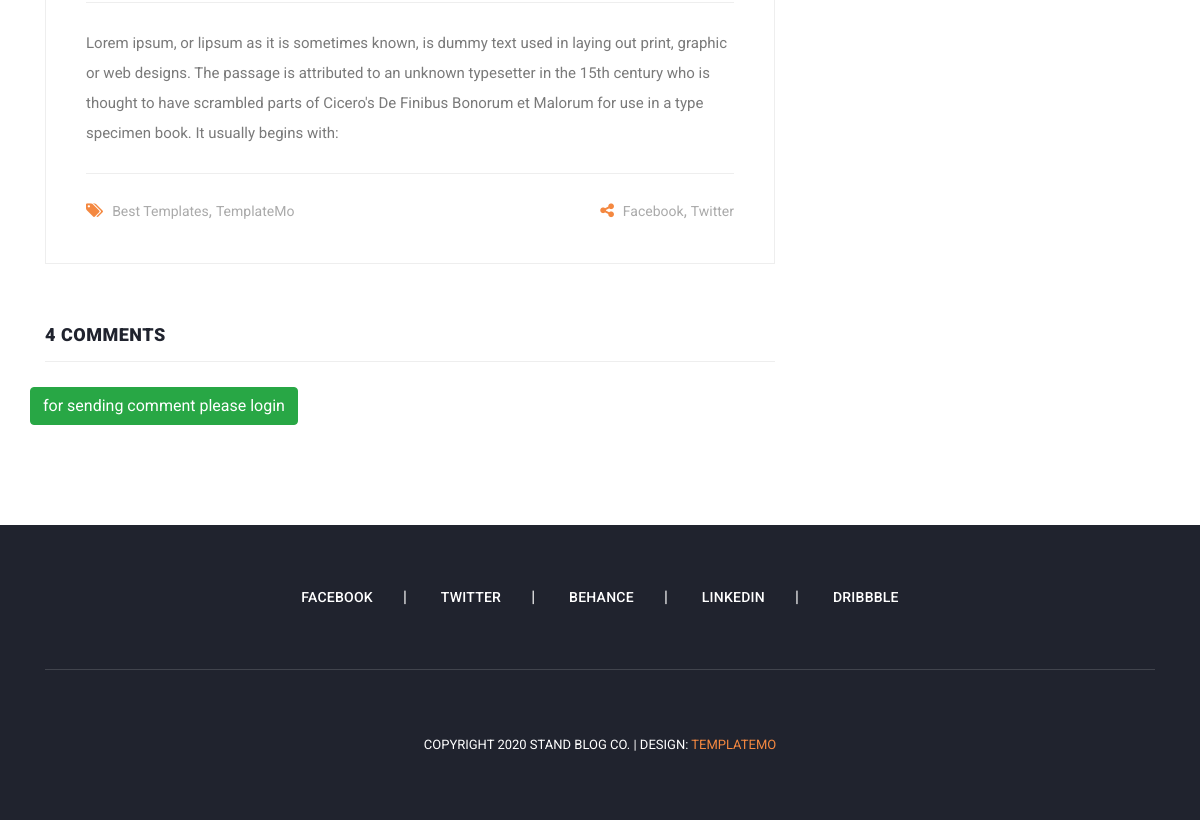
The app's page /articles/detail/programming (lower part), older data.
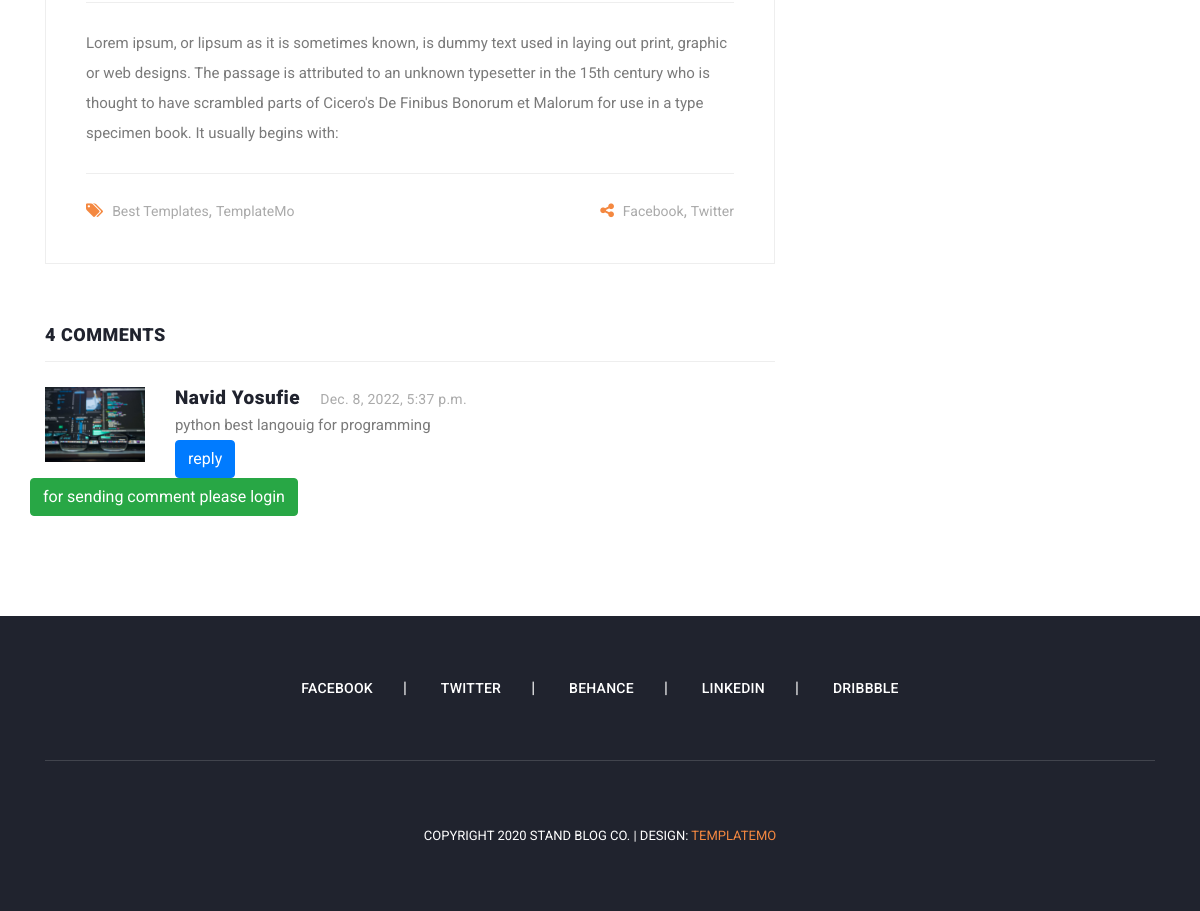
The same page, newer data.
### blog/models.py (models this page shows, shortened)
class Comment(models.Model):
    article = models.ForeignKey(Article, on_delete=models.CASCADE, related_name="comments")
    user = models.ForeignKey(User, on_delete=models.CASCADE, related_name="comments")
    parent = models.ForeignKey("self", on_delete=models.CASCADE, related_name='replies', blank=True, null=True)
    body = models.TextField()
    created = models.DateTimeField(auto_now_add=True, blank=True, null=True)

### account/models.py (models this page shows, shortened)
class Profile(models.Model):
    user = models.OneToOneField(User, on_delete=models.CASCADE)
    fathers_name = models.CharField(max_length=30)
    natinal_code = models.CharField(max_length=10)
    image = models.ImageField(upload_to="profile/image", blank=True, null=True)

### blog/views.py (the view)
# urls.py: path("detail/<slug:slug>", views.post_detail, name="article_detail"),
def post_detail(request, slug):
    article = get_object_or_404(Article, slug=slug)
    if request.method == 'POST':
        body = request.POST.get("body")
        parent_id = request.POST.get("parent_id")
        Comment.objects.create(body=body, article=article, user=request.user, parent_id=parent_id)
    return render(request, "blog/article_detail.html", {"article": article})

### blog/models.py (called while the page is built)
    def get_absolut_url(self):
        return reverse("blog:category_detail", kwargs={"slug": self.slug})

    def get_absolute_url(self):
        return reverse("blog:article_detail", kwargs={"slug": self.slug})

### context_processors/context_processors.py (called while the page is built)
def recent_articles(request):
    recent_articles = Article.objects.order_by("-created",)[:2]
    return {"recent_articles": recent_articles}

def cateqouries(request):
    cateqouries = Cateqory.objects.all()
    return {"cateqouries": cateqouries}

### blog/templates/blog/article_detail.html (shortened to what the changed rows need)
{% extends "base.html" %}
{% load static %}
{% block content %}
    <section class="blog-posts grid-system">
        <div class="container">
            <div class="row">
                <div class="col-lg-8">
                    <div class="all-blog-posts">
                        <div class="row">
                            <div class="col-lg-12">
                                <div class="sidebar-item comments">
                                    <div class="sidebar-heading">
                                        <h2>4 comments</h2>
                                    </div>
                                    <div class="content">
                                        <ul>
                                            {% for comment in article.comments.all %}
                                                {% if comment.parent == None %}
                                                    <li>
                                                        <div class="author-thumb">
                                                            {% if comment.user.profile.image %}
                                                                <img src="{{ comment.user.profile.image.url }}" alt="">
                                                            {% else %}
                                                                <img src="{% static "images/profile.png" %}" alt="">
                                                            {% endif %}
                                                        </div>
                                                        <div class="right-content">
                                                            <h4>{{ comment.user.get_full_name }}<span>{{ comment.created }}</span>
                                                            </h4>
                                                            <p>{{ comment.body }}</p>
                                                            <button name="reply" onclick="set_value({{ comment.id }})" class="btn btn-primary">reply</button>
                                                        </div>
                                                    </li>
                                                {% endif %}
                                            {% endfor %}
                                        </ul>
                                    </div>
                                </div>
                            </div>
                        </div>
                    </div>
                </div>
            </div>
        </div>
    </section>
{% endblock %}

Row changes from the older to the newer data that the page shows:
added Comment: user.profile.image (picture), user.get_full_name "Navid Yosufie", created "Dec. 8, 2022, 5:37 p.m.", body "python best langouig for programming"
